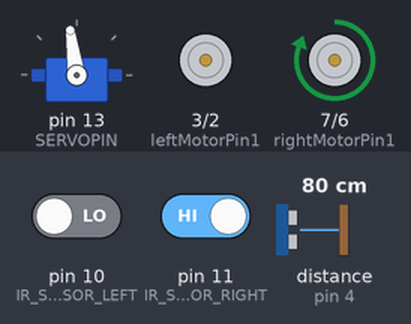
Recording of a sketch running on a simulated Arduino Uno, built with avr-gcc and run on an emulated ATmega328P. Shown: servo, motor-driver pin pairs drawn as motors (green arrow = first pin HIGH = forward, orange = second pin HIGH = backward, longer = more drive). Inputs (shaded band) come from the test bench; at power-on: distance to the obstacle (sensor on pin 4) 80 cm, pin 10 (IR_SENSOR_LEFT) LOW, pin 11 (IR_SENSOR_RIGHT) HIGH. The echo pulse lasts 58.3 µs per cm.

Above: at 1.2 s.
1.3 s: distance to the obstacle (sensor on pin 4) set to 120 cm
At 1.68 s:
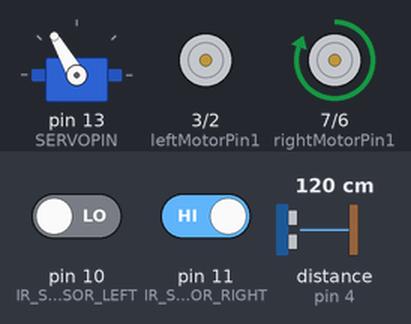
4.3 s: pin 10 (IR_SENSOR_LEFT) driven HIGH
At 4.45 s:
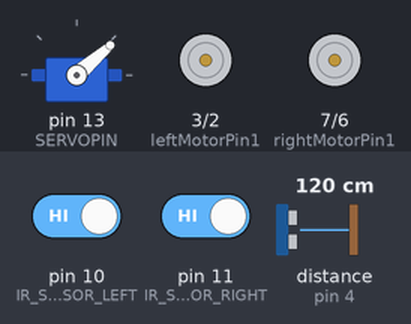
7.3 s: pin 11 (IR_SENSOR_RIGHT) driven LOW
At 7.52 s:
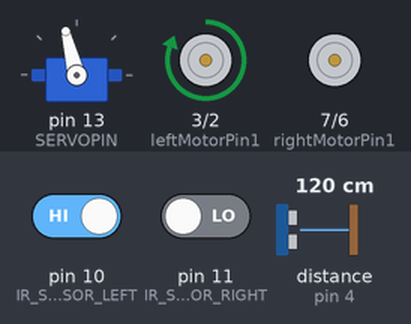
10.3 s: distance to the obstacle (sensor on pin 4) set to 35 cm
Timing chart, 0 to 14.3 s (numbered marks = the images above; inputs shaded):
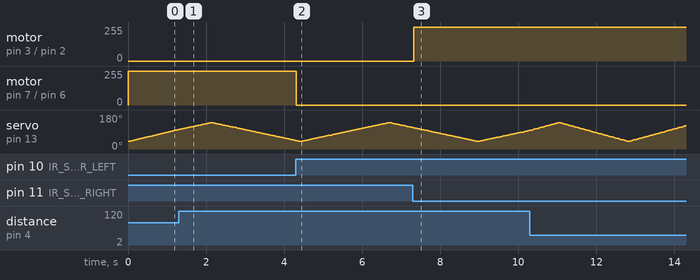

The sketch:

WallEFollowingRobot.ino
```cpp
#include <NewPing.h>
#include <Servo.h>

#define ULTRASONIC_SENSOR_TRIG 5
#define ULTRASONIC_SENSOR_ECHO 4

#define MAX_FORWARD_MOTOR_SPEED 75
#define MAX_MOTOR_TURN_SPEED_ADJUSTMENT 50

#define MIN_DISTANCE 10
#define MAX_DISTANCE 30

#define IR_SENSOR_RIGHT 11
#define IR_SENSOR_LEFT 10

#define SERVOPIN 13

// Right motor: connect to driver IN1 / IN2
int rightMotorPin1 = 7;
int rightMotorPin2 = 6;

// Left motor: connect to driver IN3 / IN4
int leftMotorPin1 = 3;
int leftMotorPin2 = 2;

Servo headServo;
int servoAngle = 0;
int servoDirection = 1;

// Ultrasonic sensor (max distance 400 cm)
NewPing mySensor(ULTRASONIC_SENSOR_TRIG, ULTRASONIC_SENSOR_ECHO, 400);

void setup()
{
  // Motor pins as outputs
  pinMode(rightMotorPin1, OUTPUT);
  pinMode(rightMotorPin2, OUTPUT);
  pinMode(leftMotorPin1,  OUTPUT);
  pinMode(leftMotorPin2,  OUTPUT);

  // IR sensors as inputs
  pinMode(IR_SENSOR_RIGHT, INPUT);
  pinMode(IR_SENSOR_LEFT,  INPUT);

  headServo.attach(SERVOPIN);
  headServo.write(90);

  // Make sure motors are stopped at startup
  stopMotors();
}

void loop()
{
  int distance = mySensor.ping_cm();
  int rightIRSensorValue = digitalRead(IR_SENSOR_RIGHT);
  int leftIRSensorValue  = digitalRead(IR_SENSOR_LEFT);

  // NOTE: If IR sensor detects the hand its value will be LOW,
  // otherwise the value will be HIGH.

  // If right sensor detects hand, then turn right
  if (rightIRSensorValue == LOW && leftIRSensorValue == HIGH)
  {
    turnRight();
  }
  // If left sensor detects hand, then turn left
  else if (rightIRSensorValue == HIGH && leftIRSensorValue == LOW)
  {
    turnLeft();
  }
  // If distance is between min and max then go straight
  else if (distance >= MIN_DISTANCE && distance <= MAX_DISTANCE)
  {
    moveForward();
  }
  // Otherwise stop the motors
  else
  {
    stopMotors();
  }

  moveHead(); // Moves head whenever the robot is on
}

// Both motors forward
void moveForward()
{
  // Right motor forward
  digitalWrite(rightMotorPin1, HIGH);
  digitalWrite(rightMotorPin2, LOW);

  // Left motor forward
  digitalWrite(leftMotorPin1, HIGH);
  digitalWrite(leftMotorPin2, LOW);
}

// Turn right: left motor forward, right motor stopped
void turnRight()
{
  // Right motor stopped
  digitalWrite(rightMotorPin1, LOW);
  digitalWrite(rightMotorPin2, LOW);

  // Left motor forward
  digitalWrite(leftMotorPin1, HIGH);
  digitalWrite(leftMotorPin2, LOW);
}

// Turn left: right motor forward, left motor stopped
void turnLeft()
{
  // Left motor stopped
  digitalWrite(leftMotorPin1, LOW);
  digitalWrite(leftMotorPin2, LOW);

  // Right motor forward
  digitalWrite(rightMotorPin1, HIGH);
  digitalWrite(rightMotorPin2, LOW);
}

// Stop both motors
void stopMotors()
{
  digitalWrite(rightMotorPin1, LOW);
  digitalWrite(rightMotorPin2, LOW);
  digitalWrite(leftMotorPin1, LOW);
  digitalWrite(leftMotorPin2, LOW);
}

// Move the head by using the servo motor
void moveHead()
{
    servoAngle += servoDirection;

  if (servoAngle >= 140) {
    servoAngle = 140;
    servoDirection = -1;
  }
  else if (servoAngle <= 40) {
    servoAngle = 40;
    servoDirection = 1;
  }

  headServo.write(servoAngle);
  delay(15);
}
```

Measured:
- after the input at 4.3 s, motor on pin 7 (rightMotorPin1) / pin 6 (rightMotorPin2): forward 255/255 → stopped at once
- after the input at 7.3 s, motor on pin 3 (leftMotorPin1) / pin 2 (leftMotorPin2): stopped → forward 255/255 at once
